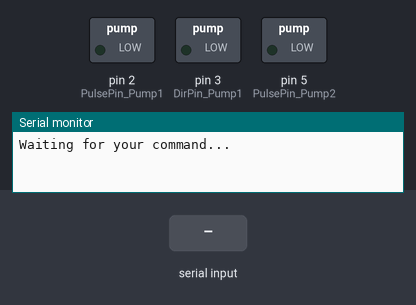
Bench run of a sketch on a simulated Arduino Uno, built with avr-gcc and run on an emulated ATmega328P. Parts: switched loads named in the sketch (green lamp = pin HIGH), the last lines printed to the serial monitor. The inputs (shaded band) are chosen by the test bench.

Above: at 1.2 s.
1.3 s: "a" received over Serial
At 1.7 s:
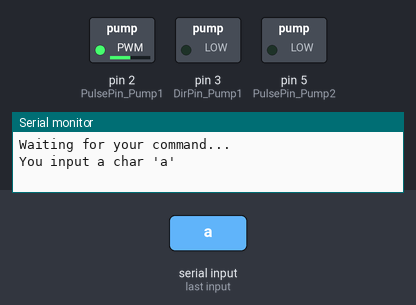
Timing chart, 0 to 7.8 s (numbered marks = the images above; inputs shaded):
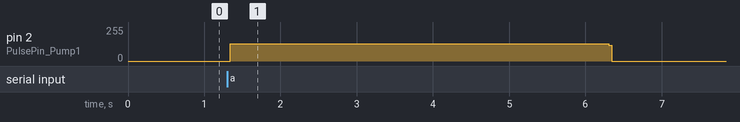

The sketch:

pump_test7.ino
```cpp
/*
 * 功能：驱动 两个蠕动泵 测试，按照师姐的要求
 * 作者：张津阳
 * 日期：2018年1月31日
 * 备注：利用串口字符进行控制，我在串口发送一个'a'那么 蠕动泵A 就开始进行一个周期的 进样 和 延时
 *                               在串口发送一个'b'那么 蠕动泵B 就开始进行一个周期的 进样 和 延时
 * 改进：（1）与test4相比，增加了利用millis()函数将 进样时间 在串口打印出来
 *       （2）与test5相比，解决命令字符在 串口缓冲区 堆积的问题，这样在一个25s的工作周期 期间发送的多余的命令就不会被执行
 *       （3）增加了一个蠕动泵的控制，现在可以同时控制两个泵
 */
#include<FlexiTimer2.h>
const int T = 1000;   //脉冲信号的周期，单位：微秒
int half_T;           //脉冲信号周期的一半

int PulsePin_Pump1 = 2;
int DirPin_Pump1   = 3;
int switch_Pump1   = 4;
int PulsePin_Pump2 = 5;

const int LeftTime = 10;   //延时1秒的个数

boolean PUMPSTOP = false;

//String strCommand;     //命令
char ch;

unsigned long RunTime = 0;     //记录系统运行的时刻，用于计算进样的时间
/*
 * 自定义函数
 */
void pulseStart( int pulsePin , int t )   // t单位是微秒
{
  digitalWrite(pulsePin,HIGH);
  delayMicroseconds(t);
  digitalWrite(pulsePin,LOW);
  delayMicroseconds(t);          // 频率 f = ( 1 / (2*t) ) * 1e6
  }

void pulseStop( int pulsePin )
{
  digitalWrite(pulsePin,LOW);    //停止发脉冲
  }

void Pump_stop()   //泵1停止
{
  PUMPSTOP = true;
  }


void setup() {
    pinMode(PulsePin_Pump1,OUTPUT);
    pinMode(PulsePin_Pump2,OUTPUT);
    pinMode(DirPin_Pump1,OUTPUT);
    pinMode(switch_Pump1,INPUT);
    half_T = T / 2;

    Serial.begin(9600);

    FlexiTimer2::set(5000, Pump_stop);       //5秒之后，泵1停止
    // FlexiTimer2::start();    //开启定时器

    Serial.println("Waiting for your command...");
}

void loop() {

  ch = Serial.read();

  if( ch == 'a' )
  {
    Serial.println("You input a char 'a'");

    //step1
    FlexiTimer2::start();    //开启定时器
    RunTime = millis();      //记录当前的运行时刻

    //step2.驱动 蠕动泵
    while( PUMPSTOP == false )
    {
      pulseStart( PulsePin_Pump1, half_T );
      }

    // ********************  todo *******************************
    //step3.停发脉冲，停止蠕动泵
    pulseStop(PulsePin_Pump1);

    //step4.关闭 定时器
    FlexiTimer2::stop();

    //step5
    RunTime = millis() - RunTime;     //计算进样的时间
    Serial.print("Pump_A Sampling time:");
    Serial.print(RunTime);
    Serial.println("ms");

    //step6.延时 一个检测周期（25s）剩余的时间
    for( int i=0; i < LeftTime; i++ )
    {
      delay(1000);   //延时1秒
      }

    //step7.复一下位
    PUMPSTOP = false;
    //*************************************************************

    //step8
    while( Serial.read() >= 0 ){}  // arduino清空串口缓存

    }


  if( ch == 'b' )
  {
    Serial.println("You input a char 'b'");

    //step1.开启定时器
    FlexiTimer2::start();    //开启定时器
    RunTime = millis();      //记录当前的运行时刻

    //step2.驱动 蠕动泵
    while( PUMPSTOP == false )
    {
      pulseStart( PulsePin_Pump2, half_T );
      }

    //step3.停下泵
    pulseStop(PulsePin_Pump2);

    //step4.关闭 定时器
    FlexiTimer2::stop();

    //step5.计算进样用时
    RunTime = millis() - RunTime;     //计算进样的时间
    Serial.print("Pump_B Sampling time:");
    Serial.print(RunTime);
    Serial.println("ms");

    //step6.延时 一个检测周期（25s）剩余的时间
    for( int i=0; i < LeftTime; i++ )
    {
      delay(1000);   //延时1秒
      }

    //step7.复一下位
    PUMPSTOP = false;

    //step8.// arduino清空串口缓存
    while( Serial.read() >= 0 ){}

    }

}
```

Measured:
- after the input at 1.3 s, pin 2 (PulsePin_Pump1): 0/255 → 129/255 at once, → 0/255 5.0 s later
